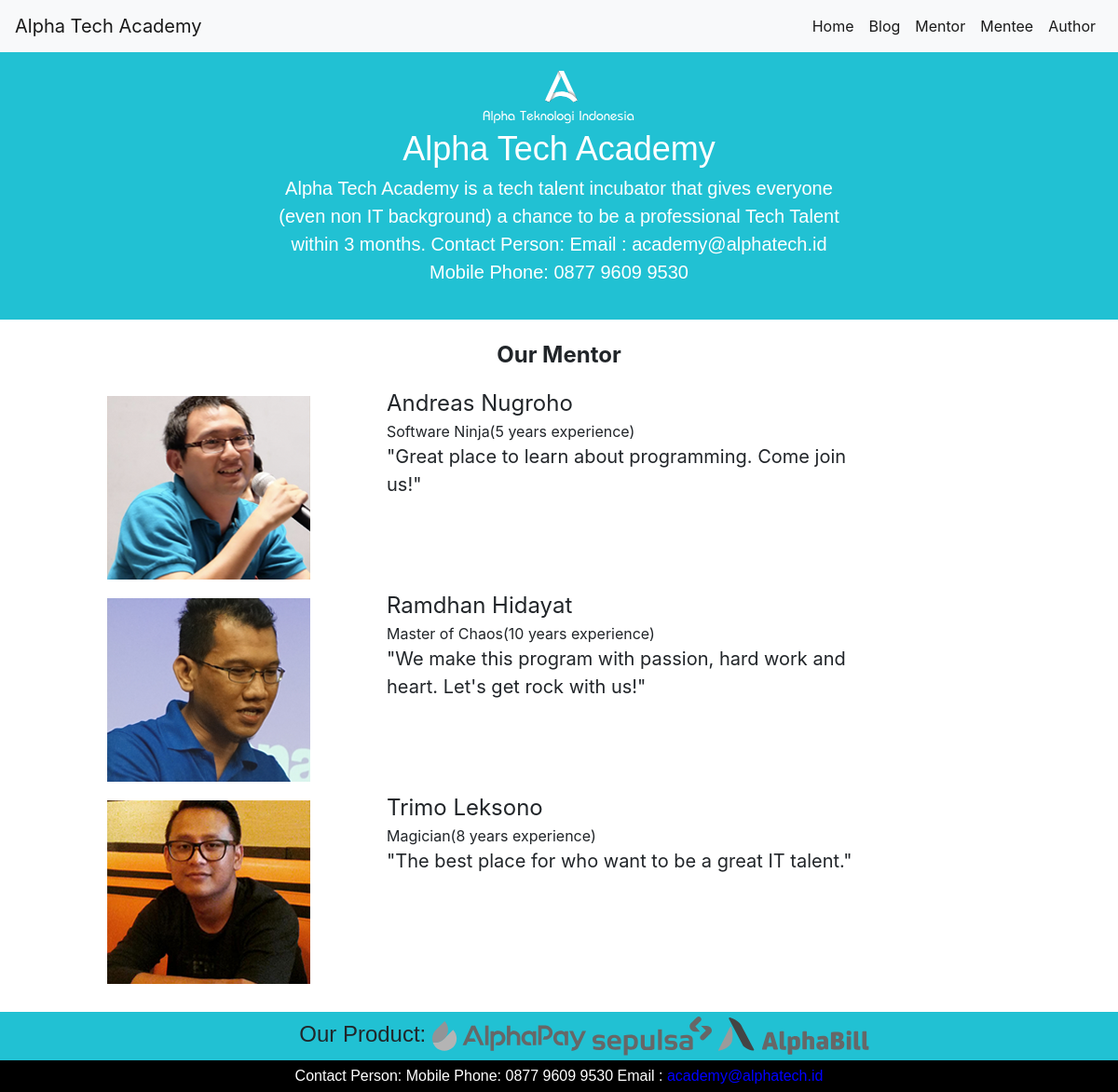
The app's page /mentor/ with its own data.
### mentor/models.py (models this page shows, shortened)
class Mentor(models.Model):
    images = models.CharField(max_length = 255)
    nama_lengkap = models.CharField(max_length = 255)
    experience = models.CharField(max_length = 255)
    quotes = models.TextField()

### mentor/views.py (the view)
# urls.py: path('', views.mentor, name = 'mentor')
def mentor(request):
    mentor = Mentor.objects.all()
    return render(request, 'mentor/mentor.html', {'mentors':mentor})

### mentor/templates/mentor/mentor.html
{% extends 'home/template.html' %}
{% load static %}
{% block isi %}
<section>
    <div class="container-fluid">
        <p class="text-center mentorname"><strong>Our Mentor</strong></p>
        {% for data in mentors%}
        <div class="row">
            <div class="col-1"></div>
            <div class="col-3">
                <img class="mentorimg" src="{{data.images}}" alt="">
            </div>
            <div class="col-7 progdesc">
                <span class="mentorname">{{data.nama_lengkap}}</span><br>
                <span>{{data.experience}}</span><br>
                <span class="mentorquote">{{data.quotes}}</span>
            </div>
            <div class="col-1"></div>
        </div>
        {% endfor %}
    </div>
</section>
{% endblock %}

### home/static/css/style.css (style rules this page uses)
body { margin: 0%; }
section { margin: 20px 0px 20px 0px; }
.col-7 { padding-right: 150px; }
.text-center { text-align: center; }
.mentorimg { margin: 10px 0px; }
.mentorname { font-size: 24px; }
.mentorquote { font-size: 20px; }

### records on screen
Mentor: images (picture), nama_lengkap "Andreas Nugroho", experience "Software Ninja(5 years experience)", quotes "\"Great place to learn about programming. Come join us!\""
Mentor: images (picture), nama_lengkap "Ramdhan Hidayat", experience "Master of Chaos(10 years experience)", quotes "\"We make this program with passion, hard work and heart. Let's get rock with us!\""
Mentor: images (picture), nama_lengkap "Trimo Leksono", experience "Magician(8 years experience)", quotes "\"The best place for who want to be a great IT talent.\""
